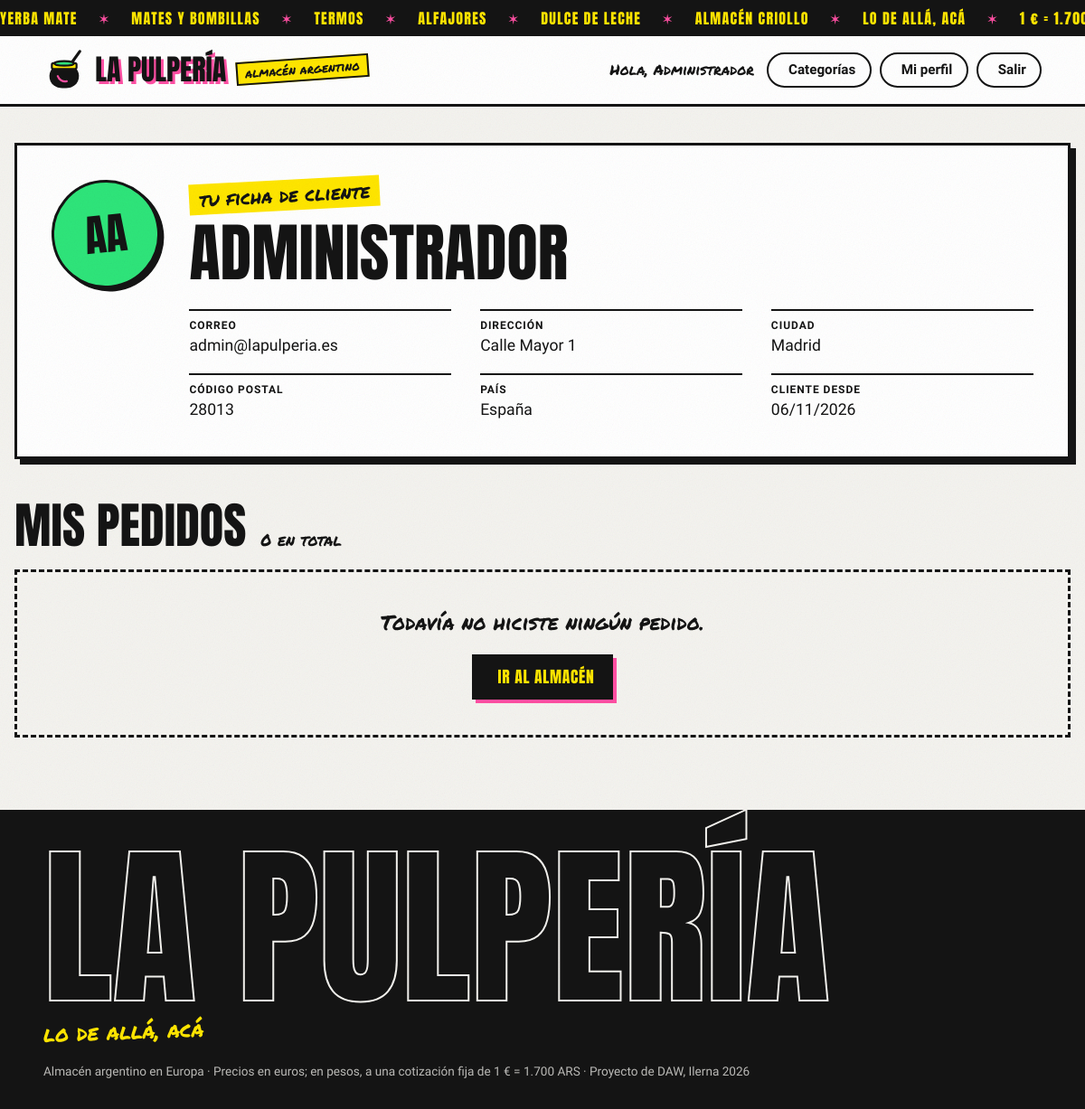
The app's page /perfil.php (signed in) with its own data.
### tables this page shows
CREATE TABLE usuarios (
    codigo INT AUTO_INCREMENT PRIMARY KEY,
    correo VARCHAR(100) NOT NULL UNIQUE,     
    clave VARCHAR(255) NOT NULL,             
    nombre VARCHAR(100) NOT NULL,
    direccion VARCHAR(200) NOT NULL,
    ciudad VARCHAR(50) NOT NULL,
    cp VARCHAR(10) NOT NULL,
    pais VARCHAR(50) NOT NULL,
    rol INT NOT NULL DEFAULT 0,              
    fecha_alta DATETIME NOT NULL DEFAULT CURRENT_TIMESTAMP
);

### clases/BaseDatos.php (called while the page is built)
<?php
class BaseDatos {
    private static $conexion = null;
    public static function conexion() {
        if (self::$conexion === null) {
            try {
                $cadena = "mysql:dbname=" . BD_NOMBRE . ";host=" . BD_HOST . ";charset=utf8mb4";
                self::$conexion = new PDO($cadena, BD_USUARIO, BD_CLAVE);
                self::$conexion->setAttribute(PDO::ATTR_ERRMODE, PDO::ERRMODE_EXCEPTION);
            } catch (PDOException $e) {
                die("No se pudo conectar con la base de datos. ¿Está encendido MySQL en XAMPP?");
            }
        }
        return self::$conexion;
    }
}

### clases/Usuario.php (called while the page is built, shortened)
<?php
class Usuario {
    public static function buscar($codigo) {
        $consulta = BaseDatos::conexion()->prepare("SELECT * FROM usuarios WHERE codigo = ?");
        $consulta->execute([$codigo]);
        $consulta->setFetchMode(PDO::FETCH_CLASS, "Usuario");
        return $consulta->fetch();
    }
}

### clases/Pedido.php (called while the page is built, shortened)
<?php
class Pedido {
    public static function deUsuario($usuario) {
        $sql = "SELECT p.codigo, p.fecha, p.enviado, p.usuario, SUM(pp.unidades * pp.precio) AS total
                FROM pedidos p JOIN pedidos_productos pp ON pp.pedido = p.codigo
                WHERE p.usuario = ?
                GROUP BY p.codigo, p.fecha, p.enviado, p.usuario
                ORDER BY p.fecha DESC";
        $consulta = BaseDatos::conexion()->prepare($sql);
        $consulta->execute([$usuario]);
        return $consulta->fetchAll(PDO::FETCH_CLASS, "Pedido");
    }
}

### perfil.php (the view, shortened to what this page needs)
<?php
$usuario = Usuario::buscar($_SESSION['usuario']['codigo']);
$pedidos = Pedido::deUsuario($usuario->codigo);
$nombres = explode(" ", $usuario->nombre);
$iniciales = mb_substr($nombres[0], 0, 1) . mb_substr(end($nombres), 0, 1);
require "inc/cabecera.php";
?>
    <section class="ficha">
      <span class="avatar" aria-hidden="true"><?php echo htmlspecialchars($iniciales); ?></span>
      <div>
        <p class="nota">tu ficha de cliente</p>
        <h1 data-anima="letras"><?php echo htmlspecialchars($usuario->nombre); ?></h1>
        <dl class="datos">
          <div><dt>Correo</dt><dd><?php echo htmlspecialchars($usuario->correo); ?></dd></div>
          <div><dt>Dirección</dt><dd><?php echo htmlspecialchars($usuario->direccion); ?></dd></div>
          <div><dt>Ciudad</dt><dd><?php echo htmlspecialchars($usuario->ciudad); ?></dd></div>
          <div><dt>Código postal</dt><dd><?php echo htmlspecialchars($usuario->cp); ?></dd></div>
          <div><dt>País</dt><dd><?php echo htmlspecialchars($usuario->pais); ?></dd></div>
          <div><dt>Cliente desde</dt><dd><?php echo date("d/m/Y", strtotime($usuario->fecha_alta)); ?></dd></div>
        </dl>
      </div>
    </section>
    <h2 class="seccion-titulo">Mis pedidos <small><?php echo count($pedidos); ?> en total</small></h2>
    <?php if (count($pedidos) == 0) { ?>
      <div class="vacio">
        <p>Todavía no hiciste ningún pedido.</p>
        <a class="boton boton-chico" href="categorias.php"><i class="ph-bold ph-storefront" aria-hidden="true"></i> Ir al almacén</a>
      </div>
    <?php } ?>
<?php require "inc/pie.php"; ?>

### css/estilos.css (style rules this page uses)
:root { --tinta: #141414; --papel: #f4f3ef; --blanco: #ffffff; --verde: #2ee57a; --naranja: #ff7a1a; --celeste: #3dc1ff; --rosa: #ff4fa3; --amarillo: #ffe600; --rojo: #ff3b30; --borde: 3px solid var(--tinta); --sombra: 6px 6px 0 var(--tinta); --rebote: cubic-bezier(.34, 1.56, .64, 1); --letra-titulo: "Anton", "Arial Narrow", Impact, sans-serif; --letra-texto: "Bricolage Grotesque", "Segoe UI", system-ui, sans-serif; --letra-mano: "Permanent Marker", "Segoe Print", cursive; --color: var(--amarillo); }
*, *::before, *::after { box-sizing: border-box; }
body { margin: 0; min-height: 100vh; display: flex; flex-direction: column; background: var(--papel); color: var(--tinta); font-family: var(--letra-texto); line-height: 1.5; overflow-x: clip; }
body::after { content: ""; position: fixed; inset: 0; z-index: 100; pointer-events: none; opacity: .08; mix-blend-mode: multiply; }
a { color: inherit; }
h1, h2, h3 { margin: 0; font-family: var(--letra-titulo); font-weight: 400; text-transform: uppercase; line-height: .95; }
.nota { display: inline-block; margin: 0 0 .8rem; padding: .1rem .7rem; font-family: var(--letra-mano); font-size: 1.3rem; background: var(--amarillo); rotate: -3deg; }
.boton { display: inline-flex; align-items: center; justify-content: center; gap: .5rem; width: 100%; padding: .8rem 1.2rem; font-family: var(--letra-titulo); font-size: 1.35rem; letter-spacing: .04em; text-transform: uppercase; text-decoration: none; color: var(--amarillo); background: var(--tinta); border: var(--borde); box-shadow: 4px 4px 0 var(--rosa); cursor: pointer; transition: translate .15s, box-shadow .15s; }
.boton-chico { width: auto; font-size: 1.1rem; padding: .55rem 1.1rem; }
.seccion-titulo { display: flex; flex-wrap: wrap; align-items: baseline; gap: .4rem 1rem; margin-bottom: 1.4rem; font-size: clamp(2.2rem, 5vw, 3.4rem); scroll-margin-top: 7rem; }
.seccion-titulo small { font-family: var(--letra-mano); font-size: 1.1rem; text-transform: none; }
.ficha { display: grid; grid-template-columns: auto 1fr; align-items: start; gap: 2rem; margin-bottom: 3rem; padding: clamp(1.4rem, 4vw, 2.4rem); background: var(--blanco); border: var(--borde); box-shadow: var(--sombra); }
.avatar { display: grid; place-items: center; width: 7.5rem; height: 7.5rem; font-family: var(--letra-titulo); font-size: 3rem; background: var(--verde); border: var(--borde); border-radius: 50%; box-shadow: 4px 4px 0 var(--tinta); rotate: -6deg; }
.ficha h1 { font-size: clamp(2.4rem, 6vw, 4.4rem); }
.datos { display: grid; grid-template-columns: repeat(auto-fill, minmax(210px, 1fr)); gap: 1.1rem 2rem; margin: 1.8rem 0 0; }
.datos div { padding-top: .45rem; border-top: 2px solid var(--tinta); }
.datos dt { font-size: .75rem; font-weight: 800; letter-spacing: .08em; text-transform: uppercase; }
.datos dd { margin: 0; font-size: 1.1rem; }
.vacio { padding: 2.4rem; text-align: center; border: 3px dashed var(--tinta); }
.vacio p { margin: 0 0 1.2rem; font-family: var(--letra-mano); font-size: 1.4rem; }

### records on screen
usuarios: nombre "AA", correo "admin@lapulperia.es", direccion "Calle Mayor 1", ciudad "Madrid", cp "28013", pais "España", fecha_alta "06/11/2026"

### other values on screen
$texto "YERBA MATE"
$texto "MATES Y BOMBILLAS"
$texto "TERMOS"
$texto "ALFAJORES"
$texto "DULCE DE LECHE"
$texto "ALMACÉN CRIOLLO"
$texto "LO DE ALLÁ, ACÁ"
$texto "1 € =…"
strtok($_SESSION['usuario']['nombre'], " ") "Administrador"
count($pedidos) "0"
COTIZACION_ARS "1.700"
